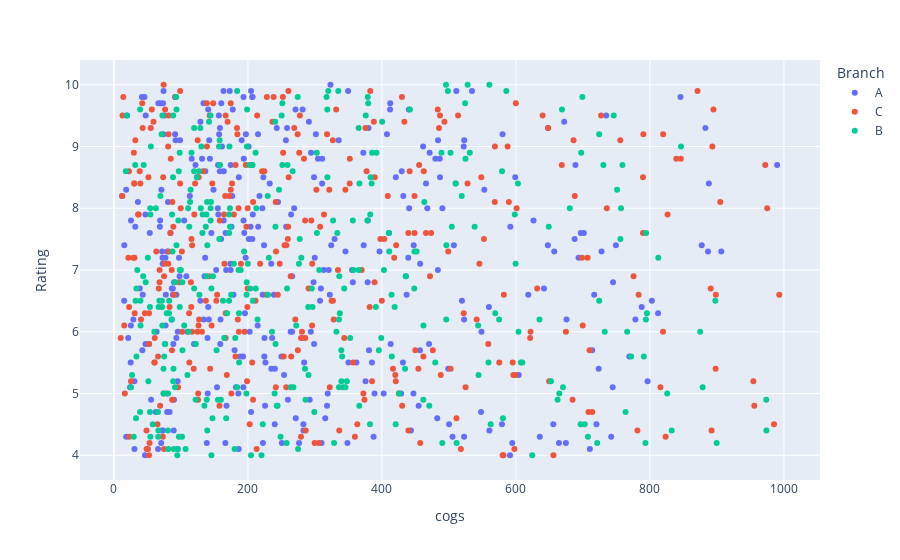

Write notebook code for a chart like this one.
### Code cell
x = 'cogs'
y = 'Rating'
cat = 'Branch'
px.scatter(df, x, y, color=cat)

### Figure 1 — Plotly figure (JSON) as saved in the notebook; plotly's stock layout.template omitted (floating-point values rounded to 4 significant figures; data arrays with more than 128 entries replaced by an {"elided": "..."} marker saying what was removed)
{"data": [{"hovertemplate": "Branch=A<br>cogs=%{x}<br>Rating=%{y}<extra></extra>", "legendgroup": "A", "marker": {"color": "#636efa", "symbol": "circle"}, "mode": "markers", "name": "A", "orientation": "v", "showlegend": true, "type": "scatter", "x": {"elided": "340 float values"}, "xaxis": "x", "y": {"elided": "340 float values"}, "yaxis": "y"}, {"hovertemplate": "Branch=C<br>cogs=%{x}<br>Rating=%{y}<extra></extra>", "legendgroup": "C", "marker": {"color": "#EF553B", "symbol": "circle"}, "mode": "markers", "name": "C", "orientation": "v", "showlegend": true, "type": "scatter", "x": {"elided": "328 float values"}, "xaxis": "x", "y": {"elided": "328 float values"}, "yaxis": "y"}, {"hovertemplate": "Branch=B<br>cogs=%{x}<br>Rating=%{y}<extra></extra>", "legendgroup": "B", "marker": {"color": "#00cc96", "symbol": "circle"}, "mode": "markers", "name": "B", "orientation": "v", "showlegend": true, "type": "scatter", "x": {"elided": "332 float values"}, "xaxis": "x", "y": {"elided": "332 float values"}, "yaxis": "y"}], "layout": {"legend": {"title": {"text": "Branch"}, "tracegroupgap": 0}, "margin": {"t": 60}, "xaxis": {"anchor": "y", "domain": [0, 1], "title": {"text": "cogs"}}, "yaxis": {"anchor": "x", "domain": [0, 1], "title": {"text": "Rating"}}}}
